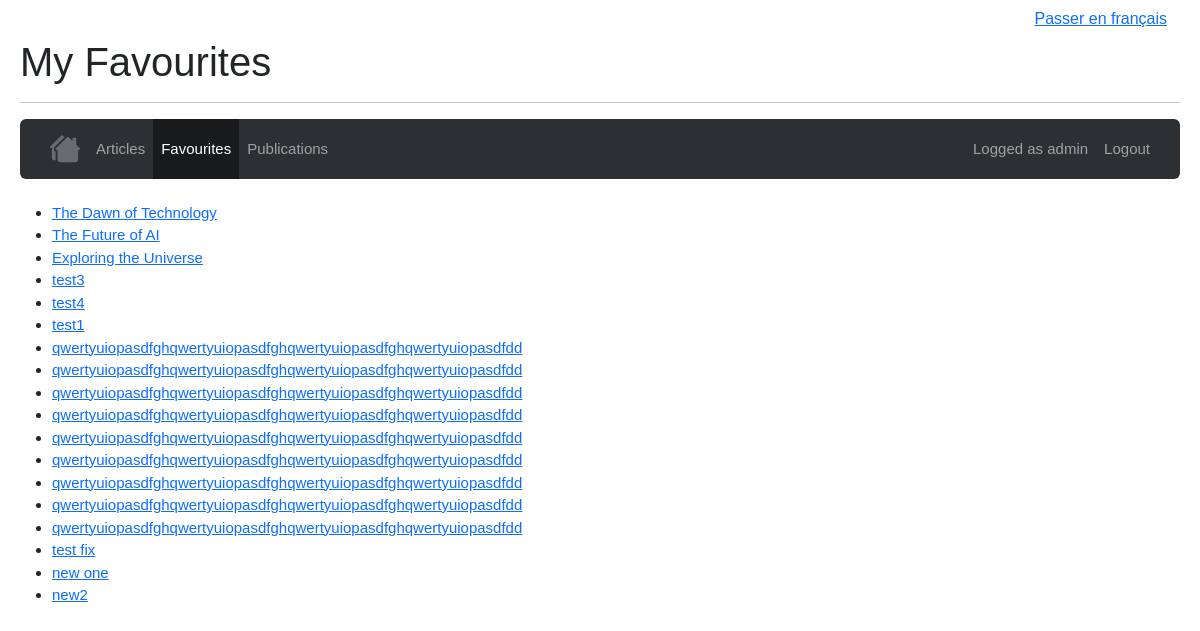
Page /en/articles/favourites/ (signed in) on the committed database.
### articles/models.py (models this page shows, shortened)
class UserFavouriteArticle(models.Model):
    user = models.ForeignKey(User, on_delete=models.CASCADE)
    article = models.ForeignKey(Article, on_delete=models.CASCADE)

class Article(models.Model):
    title =     models.CharField(max_length=64)
    author =    models.ForeignKey(User, on_delete=models.CASCADE, related_name='articles')
    created =   models.DateTimeField(auto_now_add=True)
    synopsis =  models.CharField(max_length=312)
    content =   models.TextField()

### articles/views/favourites.py (the view)
# urls.py: path("favourites/", FavouritesListView.as_view(), name='favourites'),
class FavouritesListView(LoginRequiredMixin, ListView):
    model = UserFavouriteArticle
    template_name = 'articles/favourites.html'
    login_url = reverse_lazy('login')
    def get_queryset(self):
        user = self.request.user
        return UserFavouriteArticle.objects.filter(user=user)

### articles/templates/articles/favourites.html (shortened to what this page needs)
{% extends 'base.html' %}
{% block content %}
<h1>My Favourites</h1>
{% include 'nav.html' %}
<ul>
    {% for favourite in object_list %}
    <li><a href="{% url 'details' favourite.article.pk %}">{{ favourite.article.title }}</a></li>
    {% empty %}
    <p>No favourites found.</p>
    {% endfor %}
</ul>
{% endblock %}

### templates/nav.html (shortened to what this page needs)
{% load static %} {% load i18n %}
<hr>
<nav class="navbar navbar-expand-lg navbar-dark" style="background-color: #2d3033; border-radius: 6px; height: 60px">
    <div class="container">
        <ul class="navbar-nav mr-auto align-items-center">
            <li>
                <a class="nav-link" href="{% url 'home' %}">
                    <img src="{% static 'houses-fill.svg' %}" alt="Home" style="height: 30px;">
                </a>
            </li>
            <li>
                {% url 'articles' as articles_url %}
                <a class="nav-link {% if request.path == articles_url %}active{% endif %}" href="{% url 'articles' %}">{% trans "Articles" %}</a>
            </li>
            {% if request.user.is_authenticated %}
            <li>
                {% url 'favourites' as fav_url %}
                <a class="nav-link {% if request.path == fav_url %}active{% endif %}" href="{% url 'favourites' %}">{% trans "Favourites" %}</a>
            </li>
            <li>
                {% url 'publications' as pub_url %}
                <a class="nav-link {% if request.path == pub_url %}active{% endif %}" href="{% url 'publications' %}">{% trans "Publications" %}</a>
            </li>
            {% else %}
            <li>
                {% url 'register' as reg_url %}
                <a class="nav-link {% if request.path == reg_url %}active{% endif %}" href="{% url 'register' %}">{% trans "Register" %}</a>
            </li>
            {% endif %}
        </ul>
        <ul class="navbar-nav ml-auto">
            {% if request.user.is_authenticated %}
            <li>
                <span class="nav-link">{% trans "Logged as" %} {{ request.user.username }}</span>
            </li>
            <li>
                <a class="nav-link" href="{% url 'logout' %}">{% trans "Logout" %}</a>
            </li>
            {% endif %}
        </ul>
    </div>
</nav>
<br>

### templates/base.html (style rules this page uses)
.navbar-nav .nav-link.active { background-color: #181a1c; height: 60px; display: flex; align-items: center; }
body { padding-left: 20px; padding-right: 20px; font-family: Arial, sans-serif; font-size: 15px; }

### rows in the picture
UserFavouriteArticle: article "The Dawn of Technology"
UserFavouriteArticle: article "The Future of AI"
UserFavouriteArticle: article "Exploring the Universe"
UserFavouriteArticle: article "test3"
UserFavouriteArticle: article "test4"
UserFavouriteArticle: article "test1"
UserFavouriteArticle: article "qwertyuiopasdfghqwertyuiopasdfghqwertyuiopasdfghqwertyuiopasdfdd"
UserFavouriteArticle: article "qwertyuiopasdfghqwertyuiopasdfghqwertyuiopasdfghqwertyuiopasdfdd"
UserFavouriteArticle: article "qwertyuiopasdfghqwertyuiopasdfghqwertyuiopasdfghqwertyuiopasdfdd"
UserFavouriteArticle: article "qwertyuiopasdfghqwertyuiopasdfghqwertyuiopasdfghqwertyuiopasdfdd"
UserFavouriteArticle: article "qwertyuiopasdfghqwertyuiopasdfghqwertyuiopasdfghqwertyuiopasdfdd"
UserFavouriteArticle: article "qwertyuiopasdfghqwertyuiopasdfghqwertyuiopasdfghqwertyuiopasdfdd"
UserFavouriteArticle: article "qwertyuiopasdfghqwertyuiopasdfghqwertyuiopasdfghqwertyuiopasdfdd"
UserFavouriteArticle: article "qwertyuiopasdfghqwertyuiopasdfghqwertyuiopasdfghqwertyuiopasdfdd"
UserFavouriteArticle: article "qwertyuiopasdfghqwertyuiopasdfghqwertyuiopasdfghqwertyuiopasdfdd"
UserFavouriteArticle: article "test fix"
UserFavouriteArticle: article "new one"
UserFavouriteArticle: article "new2"

### other values in the picture
{{ request.user.username }} "admin"
